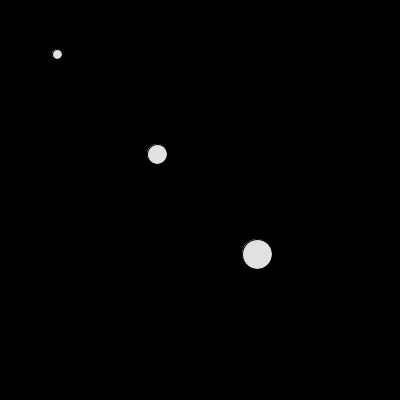
Frame 1 (no input)
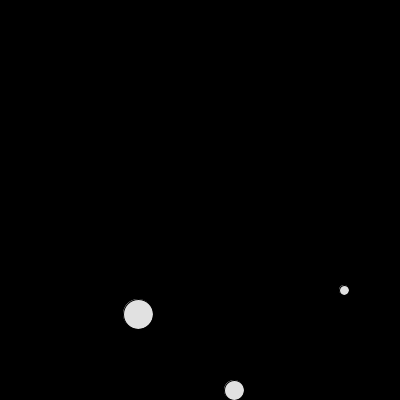
Frame 60 (the mouse pressed at the canvas centre just before this capture)
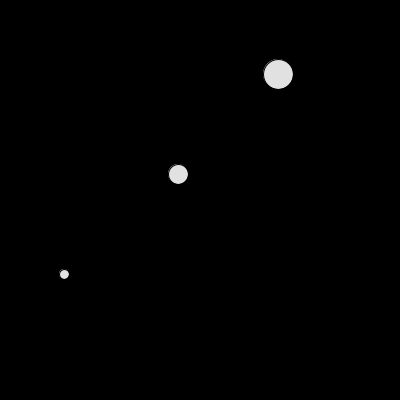
Frame 120 (the mouse held since frame 60 and released just before this capture)

The Processing sketch that drew these frames (run headless with seeded random() and noise(); from frame 60 on, the mouse is pressed at the canvas centre):

// Processing sketch: processing_49465
// ── processing_49465.pde

Circle myCircle = new Circle(50, 50, 10);
Circle myCircle2 = new Circle(150, 150, 20);
Circle myCircle3 = new Circle(250, 250, 30);


void setup () {

  size (400, 400);
  smooth ();
}

void draw () {
  background (0);
  myCircle.update();
  myCircle2.update();
  myCircle3.update();

  myCircle.checkCollision();  
  myCircle2.checkCollision();
  myCircle3.checkCollision();


  myCircle.drawCircle ();
  myCircle2.drawCircle ();
  myCircle3.drawCircle ();
}

class Circle {

  float x;
  float y;
  float xSpeed;
  float ySpeed;

  float circleSize;

  Circle(float xpos, float ypos, float csize) {
    x = xpos;
    y = ypos;
    circleSize = csize;

    xSpeed = 7;
    ySpeed = 4;
  }

  void update () {

    x += xSpeed;
    y += ySpeed;
  }
  void checkCollision () {
    if ( (x<0) || (x>width)) {
      xSpeed = -xSpeed;
    }

    if (( y<0) || (y>height)) {
      ySpeed = -ySpeed;
    }
  }

    void drawCircle () {
      fill (225);
      ellipse (x, y, circleSize, circleSize);
    }
  }


                
                                
